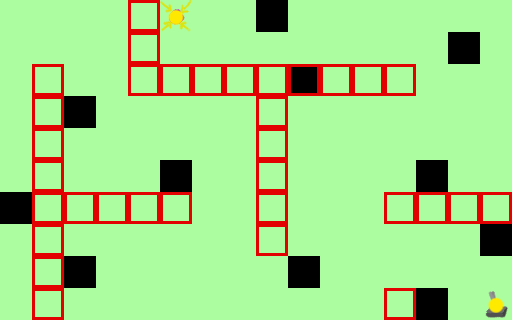

The image is a tile-based game level rendered from a .tmx file. Its description and source (layers, tilesets, objects; grid data summarised) follow:
An orthogonal 16x10 tile map with 32x32 px tiles, 4 tile layers (Kachelebene 1, collision, entities, connections).

<map version="1.0" orientation="orthogonal" width="16" height="10" tilewidth="32" tileheight="32">
 <properties>
  <property name="description" value="invisible labyrinth" />
 </properties>
 <tileset firstgid="1" name="tileset" tilewidth="32" tileheight="32">
  <image source="tileset.png" width="256" height="256" />
 </tileset>
 <layer name="Kachelebene 1" width="16" height="10">
  <data>[160 cells, 160 non-empty, 7 distinct tile ids]</data>
 </layer>
 <layer name="collision" width="16" height="10">
  <data>[160 cells, 33 non-empty, 1 distinct tile ids]</data>
 </layer>
 <layer name="entities" width="16" height="10">
  <data>[160 cells, 2 non-empty, 2 distinct tile ids]</data>
 </layer>
 <layer name="connections" width="16" height="10">
  <data>[160 cells, 2 non-empty, 1 distinct tile ids]</data>
 </layer>
</map>